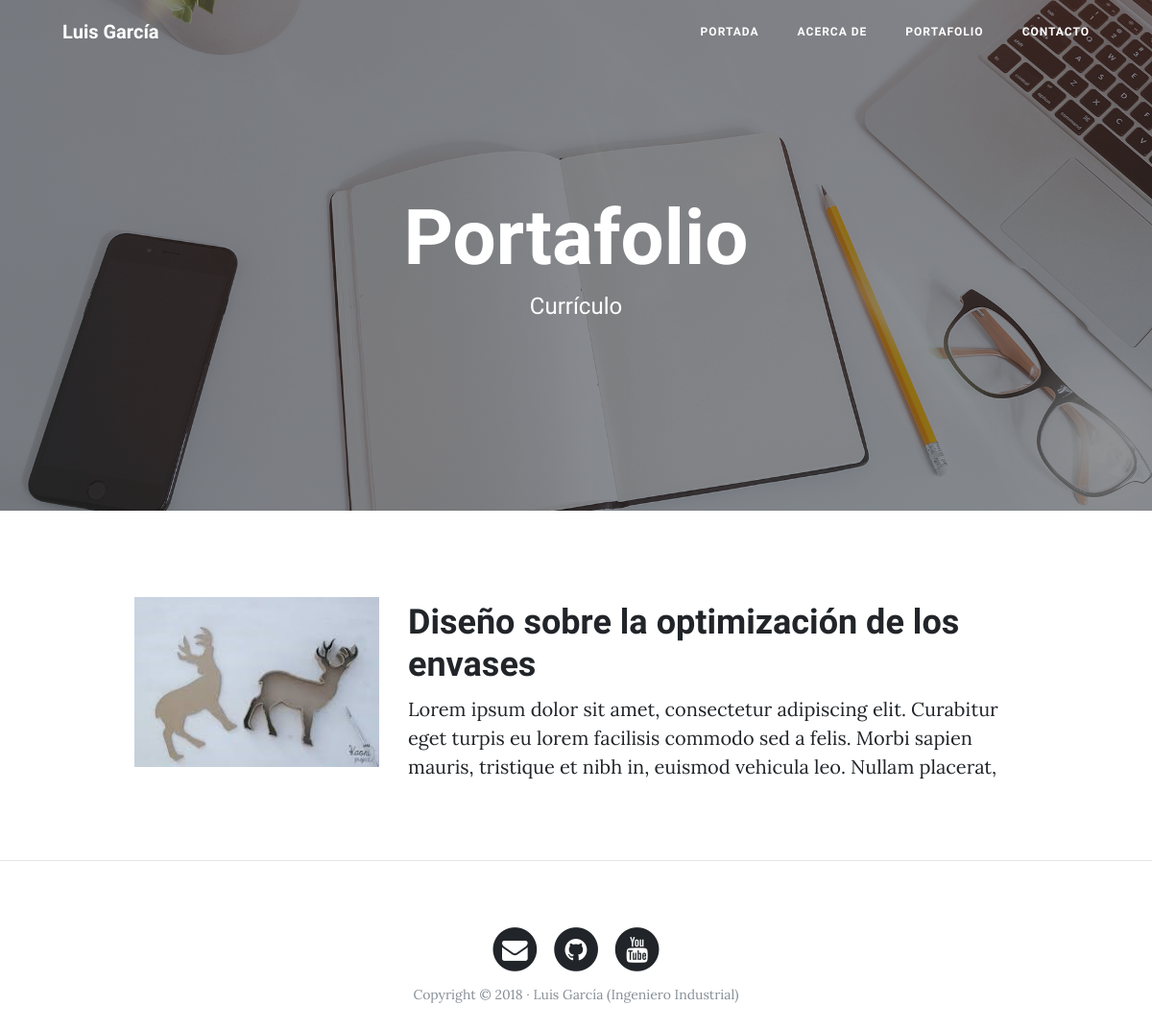
/portfolio, run on an earlier commit of the app's database.
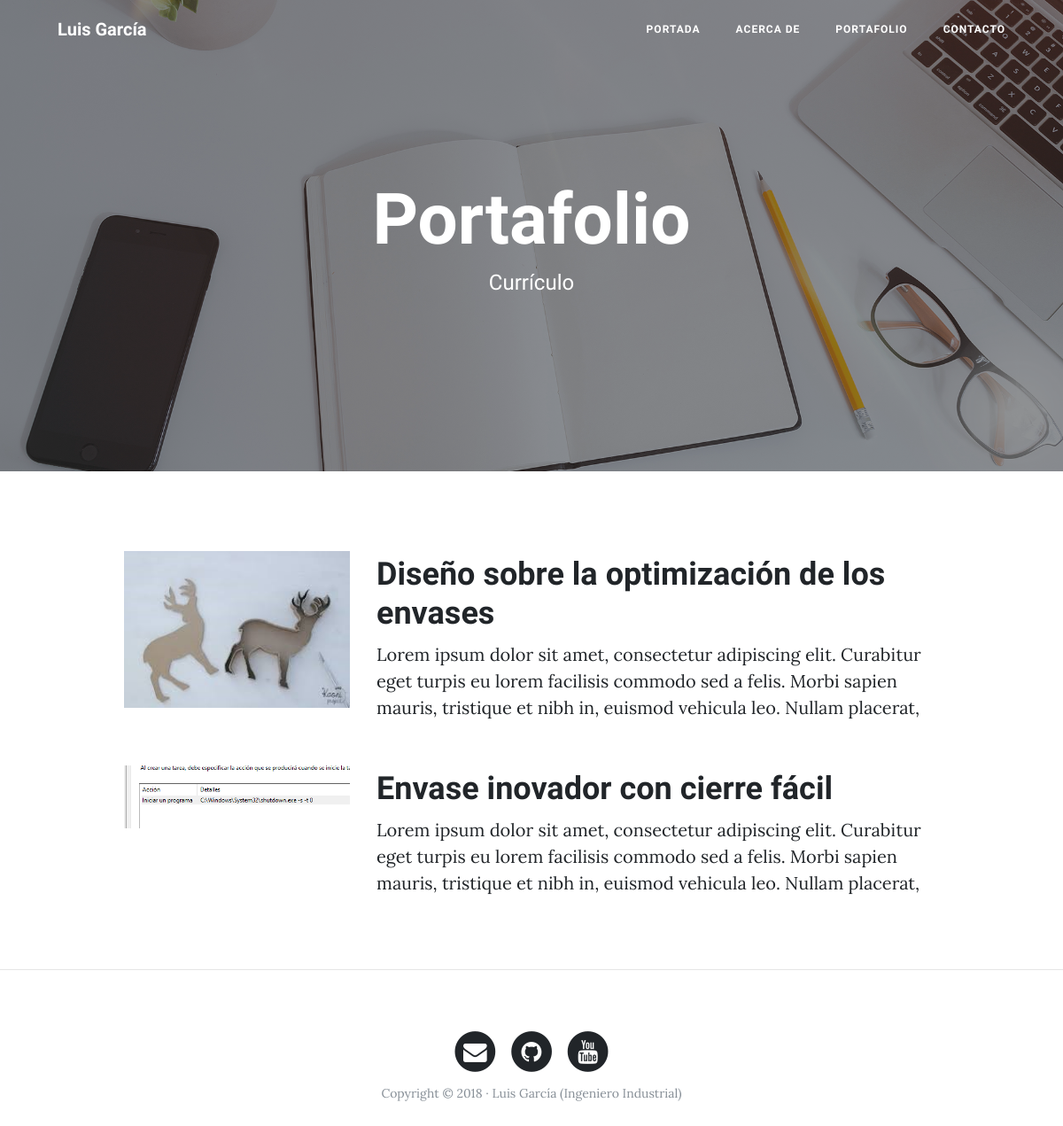
And on a later commit of the database.
### portfolio/models.py (models this page shows, shortened)
class Project(models.Model):
    title       = models.CharField(max_length=200, verbose_name = 'Título')
    description = models.TextField(verbose_name = 'Descripción')
    image       = models.ImageField(verbose_name = 'Imagen', upload_to='projects')
    link        = models.URLField(verbose_name = 'Dirección web', null=True, blank=True)
    created     = models.DateTimeField(auto_now_add=True, verbose_name = 'Fecha de creación')
    updated     = models.DateTimeField(auto_now=True, verbose_name = 'Fecha de edición')
    class Meta:
        verbose_name = 'proyecto'
        verbose_name_plural = 'proyectos'
        ordering = ['created']

### portfolio/views.py (the view)
# urls.py: path('portfolio',   portfolio_views.portfolio,    name='portfolio'),
def portfolio(request):
    projects = Project.objects.all()
    return render(request, "portfolio/portfolio.html", {'projects':projects})

### portfolio/templates/portfolio/portfolio.html (shortened to what this page needs)
{% extends 'core/base.html' %}
{% block background %}{% load static %}{% static 'core/img/portfolio-bg.jpg' %}{% endblock %}
{% block headers %}
    <h1>Portafolio</h1>
	<span class="subheading">Currículo</span>
{% endblock %}
{% block content %}
    {% for project in projects %}
        <div class="row project">
            <div class="col-lg-3 col-md-4 offset-lg-1">
                <img class="img-fluid" src="{{ project.image.url }}" alt="">
            </div>
            <div class="col-lg-7 col-md-8">
                <h2 class="section-heading title">{{ project.title }}</h2>
                <p>{{ project.description }}</p>
            </div>
        </div>
    {% endfor %}
{% endblock %}

### core/templates/core/base.html (shortened to what this page needs)
<!DOCTYPE html>
<html lang="es">
  <head>
    {% load static %}
    <link href="{% static 'core/vendor/bootstrap/css/bootstrap.min.css' %}" rel="stylesheet">
    <link href="{% static 'core/vendor/font-awesome/css/font-awesome.min.css' %}" rel="stylesheet" type="text/css">
    <link href="{% static 'core/css/clean-blog.min.css' %}" rel="stylesheet">
  </head>
  <body>
    <nav class="navbar navbar-expand-lg navbar-light fixed-top" id="mainNav">
      <div class="container">
        <a class="navbar-brand" href="index.html">Luis García</a>
        <div class="collapse navbar-collapse" id="navbarResponsive">
          <ul class="navbar-nav ml-auto">
            <li class="nav-item">
              <a class="nav-link" href="{% url 'home' %}">Portada</a>
            </li>
            <li class="nav-item">
              <a class="nav-link" href="{% url 'about' %}">Acerca de</a>
            </li>
            <li class="nav-item">
              <a class="nav-link" href="{% url 'portfolio' %}">Portafolio</a>
            </li>
            <li class="nav-item">
              <a class="nav-link" href="{% url 'contact' %}">Contacto</a>
            </li>
          </ul>
        </div>
      </div>
    </nav>
    <header class="masthead" style="background-image: url('{% block background %}{% endblock %}')">
      <div class="overlay"></div>
      <div class="container">
        <div class="row">
          <div class="col-lg-8 col-md-10 mx-auto">
            <div class="site-heading">
                {% block headers %}{% endblock %}
            </div>
          </div>
        </div>
      </div>
    </header>
    <div class="container">
        {% block content %}{% endblock %}
    </div>
    {% if request.path != '/' %} <hr> {% endif %}
    <footer>
      <div class="container">
        <div class="row">
          <div class="col-lg-8 col-md-10 mx-auto">
            <ul class="list-inline text-center">
              <li class="list-inline-item">
                <a href="#">
                  <span class="fa-stack fa-lg">
                    <i class="fa fa-circle fa-stack-2x"></i>
                    <i class="fa fa-envelope fa-stack-1x fa-inverse"></i>
                  </span>
                </a>
              </li>
              <li class="list-inline-item">
                <a href="#">
                  <span class="fa-stack fa-lg">
                    <i class="fa fa-circle fa-stack-2x"></i>
                    <i class="fa fa-github fa-stack-1x fa-inverse"></i>
                  </span>
                </a>
              </li>
              <li class="list-inline-item">
                <a href="#">
                  <span class="fa-stack fa-lg">
                    <i class="fa fa-circle fa-stack-2x"></i>
                    <i class="fa fa-youtube fa-stack-1x fa-inverse"></i>
                  </span>
                </a>
              </li>
            </ul>
            <p class="copyright text-muted">Copyright &copy; 2018 · Luis García (Ingeniero Industrial) </p>
          </div>
        </div>
      </div>
    </footer>
  </body>
</html>

What changed in the data, as far as the page shows it:
added Project: image (picture), title "Envase inovador con cierre fácil", description "Lorem ipsum dolor sit amet, consectetur adipiscing elit. Curabitur eget turpis eu lorem facilisis commodo sed a felis. Morbi sapien mauris, tristique et nibh in, euismod vehicula leo. Nullam placerat,"
